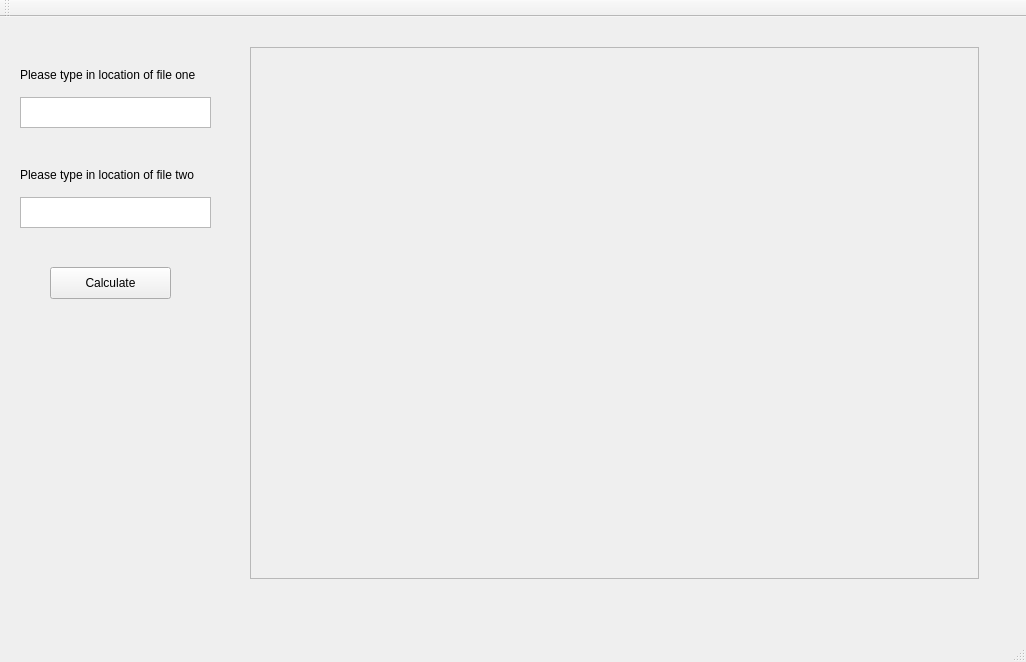
<?xml version="1.0" encoding="UTF-8"?>
<ui version="4.0">
 <class>MainWindow</class>
 <widget class="QMainWindow" name="MainWindow">
  <property name="geometry">
   <rect>
    <x>0</x>
    <y>0</y>
    <width>1026</width>
    <height>662</height>
   </rect>
  </property>
  <property name="windowTitle">
   <string>FretAnalyzer</string>
  </property>
  <widget class="QWidget" name="centralWidget">
   <widget class="QTextEdit" name="textEdit">
    <property name="geometry">
     <rect>
      <x>20</x>
      <y>80</y>
      <width>191</width>
      <height>31</height>
     </rect>
    </property>
   </widget>
   <widget class="QTextEdit" name="textEdit_2">
    <property name="geometry">
     <rect>
      <x>20</x>
      <y>180</y>
      <width>191</width>
      <height>31</height>
     </rect>
    </property>
   </widget>
   <widget class="QLabel" name="label">
    <property name="geometry">
     <rect>
      <x>20</x>
      <y>50</y>
      <width>211</width>
      <height>16</height>
     </rect>
    </property>
    <property name="text">
     <string>Please type in location of file one </string>
    </property>
   </widget>
   <widget class="QLabel" name="label_2">
    <property name="geometry">
     <rect>
      <x>20</x>
      <y>150</y>
      <width>211</width>
      <height>16</height>
     </rect>
    </property>
    <property name="text">
     <string>Please type in location of file two </string>
    </property>
   </widget>
   <widget class="QPushButton" name="calculateButton">
    <property name="geometry">
     <rect>
      <x>50</x>
      <y>250</y>
      <width>121</width>
      <height>32</height>
     </rect>
    </property>
    <property name="text">
     <string>Calculate</string>
    </property>
   </widget>
   <widget class="QLabel" name="plotFrame">
    <property name="geometry">
     <rect>
      <x>250</x>
      <y>30</y>
      <width>729</width>
      <height>532</height>
     </rect>
    </property>
    <property name="minimumSize">
     <size>
      <width>729</width>
      <height>532</height>
     </size>
    </property>
    <property name="frameShape">
     <enum>QFrame::StyledPanel</enum>
    </property>
    <property name="text">
     <string/>
    </property>
   </widget>
  </widget>
  <widget class="QToolBar" name="mainToolBar">
   <attribute name="toolBarArea">
    <enum>TopToolBarArea</enum>
   </attribute>
   <attribute name="toolBarBreak">
    <bool>false</bool>
   </attribute>
  </widget>
  <widget class="QStatusBar" name="statusBar"/>
 </widget>
 <layoutdefault spacing="6" margin="11"/>
 <resources/>
 <connections/>
</ui>
